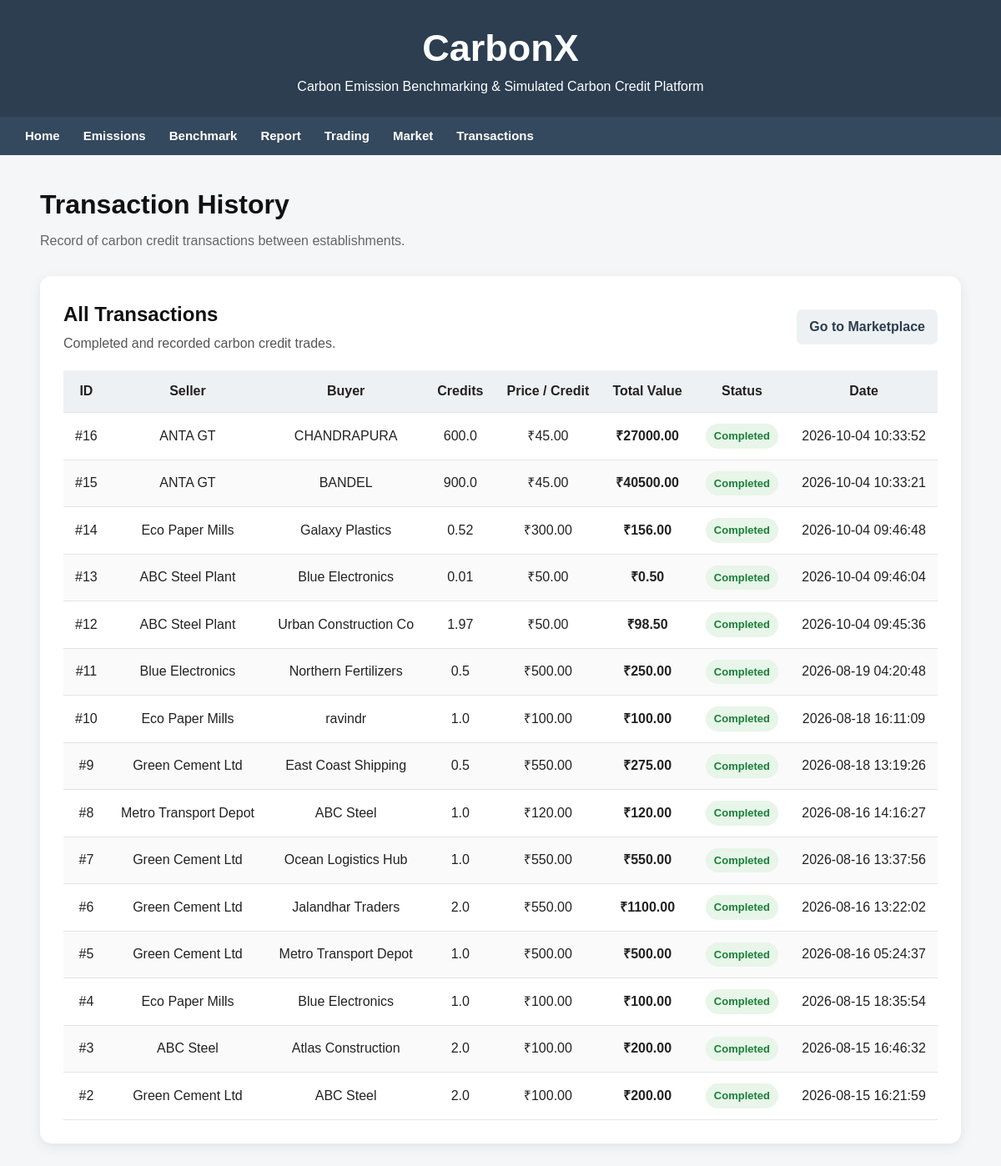
Page /transactions on the committed database.
### tables this page shows
CREATE TABLE Credit_Transaction (transaction_id INTEGER PRIMARY KEY AUTOINCREMENT, seller_est_id INTEGER NOT NULL, buyer_est_id INTEGER NOT NULL, credit_amount REAL NOT NULL CHECK(credit_amount > 0), price_per_credit REAL NOT NULL CHECK(price_per_credit >= 0), total_amount REAL NOT NULL CHECK(total_amount >= 0), status TEXT NOT NULL DEFAULT 'Completed', created_at TEXT DEFAULT CURRENT_TIMESTAMP, FOREIGN KEY(seller_est_id) REFERENCES Establishment(est_id), FOREIGN KEY(buyer_est_id) REFERENCES Establishment(est_id), CHECK(seller_est_id <> buyer_est_id));

CREATE TABLE Establishment (    est_id INTEGER PRIMARY KEY AUTOINCREMENT,    est_name TEXT NOT NULL,    est_type TEXT,    location TEXT);

### app.py (the view)
@app.route("/transactions")
def transactions():
    with closing(get_db()) as conn:
        rows = conn.execute("""
            SELECT ct.transaction_id, s.est_name AS seller, b.est_name AS buyer, ct.credit_amount,
                   ct.price_per_credit, ct.total_amount, ct.status, ct.created_at
            FROM Credit_Transaction ct
            JOIN Establishment s ON ct.seller_est_id = s.est_id
            JOIN Establishment b ON ct.buyer_est_id = b.est_id
            ORDER BY ct.created_at DESC""").fetchall()
    return render_template("transactions.html", transactions=rows)

### db.py (called while the page is built)
def get_db():
    conn = sqlite3.connect(DB_PATH, timeout=15)
    conn.row_factory = sqlite3.Row
    conn.execute("PRAGMA foreign_keys = ON")
    return conn

### templates/transactions.html (shortened to what this page needs)
{% extends "base.html" %}
{% block content %}
<div class="page-header">
    <h1>Transaction History</h1>
    <p>Record of carbon credit transactions between establishments.</p>
</div>
<div class="data-card">
    <div class="card-header">
        <div>
            <h2>All Transactions</h2>
            <p>Completed and recorded carbon credit trades.</p>
        </div>
        <a href="/trade" class="secondary-button">
            Go to Marketplace
        </a>
    </div>
    {% if transactions %}
    <div class="table-container">
        <table>
            <thead>
                <tr>
                    <th>ID</th>
                    <th>Seller</th>
                    <th>Buyer</th>
                    <th>Credits</th>
                    <th>Price / Credit</th>
                    <th>Total Value</th>
                    <th>Status</th>
                    <th>Date</th>
                </tr>
            </thead>
            <tbody>
                {% for transaction in transactions %}
                <tr>
                    <td>
                        #{{ transaction.transaction_id }}
                    </td>
                    <td>
                        {{ transaction.seller }}
                    </td>
                    <td>
                        {{ transaction.buyer }}
                    </td>
                    <td>
                        {{ transaction.credit_amount }}
                    </td>
                    <td>
                        ₹{{ "%.2f"|format(transaction.price_per_credit) }}
                    </td>
                    <td>
                        <strong>
                            ₹{{ "%.2f"|format(transaction.total_amount) }}
                        </strong>
                    </td>
                    <td>
                        <span class="status-badge">
                            {{ transaction.status }}
                        </span>
                    </td>
                    <td>
                        {{ transaction.created_at }}
                    </td>
                </tr>
                {% endfor %}
            </tbody>
        </table>
    </div>
    {% endif %}
</div>
{% endblock %}

### static/style.css (style rules this page uses)
* { box-sizing: border-box; }
body { margin: 0; font-family: Arial, sans-serif; background: #f5f6f8; color: #222; line-height: 1.5; }
h1, h2, h3 { color: #111; }
h1, h2 { margin-top: 0; }
p { color: #555; }
table { width: 100%; border-collapse: collapse; background: #fff; }
table th, table td { border-bottom: 1px solid #e1e4e8; padding: 13px 14px; text-align: center; }
table th { background: #eef1f3; font-weight: 700; }
table tr:nth-child(even) { background: #fafafa; }
.table-container { width: 100%; overflow-x: auto; }
.page-header { margin-bottom: 30px; }
.page-header h1 { margin-bottom: 8px; }
.page-header p, .section-subtitle { color: #666; margin-top: 0; }
.trade-card, .data-card { background: #fff; padding: 28px; border-radius: 14px; box-shadow: 0 4px 15px rgba(0, 0, 0, 0.08); }
.trade-card h2, .data-card h2 { margin-top: 0; }
.secondary-button { display: inline-block; text-decoration: none; background: #eef1f3; color: #2c3e50; padding: 9px 15px; border-radius: 7px; font-weight: 600; }
.data-card { margin-bottom: 30px; }
.card-header { display: flex; justify-content: space-between; align-items: center; gap: 20px; margin-bottom: 20px; }
.card-header h2 { margin-bottom: 5px; }
.card-header p { margin: 0; }
.status-badge { display: inline-block; padding: 5px 10px; border-radius: 20px; background: #e8f5e9; color: #188038; font-weight: 700; font-size: 13px; }

### rows in the picture
Credit_Transaction: price_per_credit "45.00", total_amount "27000.00"
Credit_Transaction: price_per_credit "45.00", total_amount "40500.00"
Credit_Transaction: price_per_credit "300.00", total_amount "156.00"
Credit_Transaction: price_per_credit "50.00", total_amount "0.50"
Credit_Transaction: price_per_credit "50.00", total_amount "98.50"
Credit_Transaction: price_per_credit "500.00", total_amount "250.00"
Credit_Transaction: price_per_credit "100.00", total_amount "100.00"
Credit_Transaction: price_per_credit "550.00", total_amount "275.00"
Credit_Transaction: price_per_credit "120.00", total_amount "120.00"
Credit_Transaction: price_per_credit "550.00", total_amount "550.00"
Credit_Transaction: price_per_credit "550.00", total_amount "1100.00"
Credit_Transaction: price_per_credit "500.00", total_amount "500.00"
Credit_Transaction: price_per_credit "100.00", total_amount "100.00"
Credit_Transaction: price_per_credit "100.00", total_amount "200.00"
Credit_Transaction: price_per_credit "100.00", total_amount "200.00"
